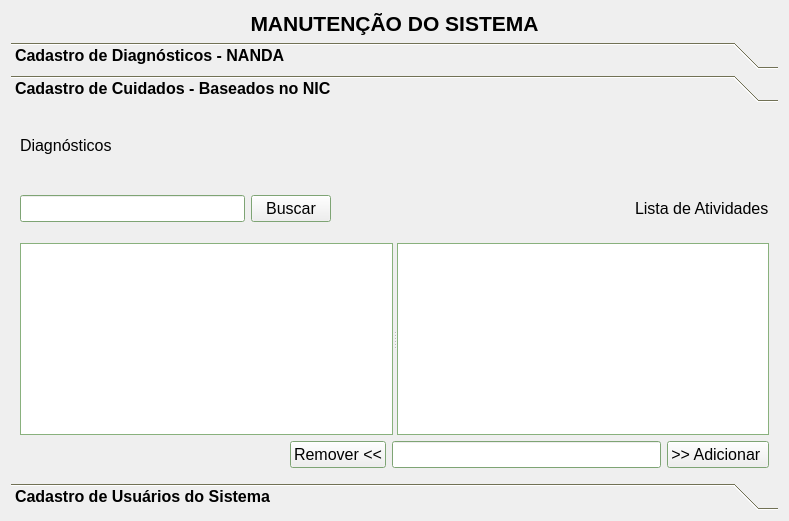
<?xml version="1.0" encoding="UTF-8"?>
<ui version="4.0">
 <class>Maintenance</class>
 <widget class="QWidget" name="Maintenance">
  <property name="geometry">
   <rect>
    <x>0</x>
    <y>0</y>
    <width>789</width>
    <height>521</height>
   </rect>
  </property>
  <property name="font">
   <font>
    <pointsize>12</pointsize>
   </font>
  </property>
  <property name="windowTitle">
   <string>Form</string>
  </property>
  <layout class="QGridLayout" name="gridLayout">
   <item row="0" column="0">
    <widget class="QLabel" name="label_manutencao_2">
     <property name="text">
      <string>&lt;!DOCTYPE HTML PUBLIC &quot;-//W3C//DTD HTML 4.0//EN&quot; &quot;http://www.w3.org/TR/REC-html40/strict.dtd&quot;&gt;
&lt;html&gt;&lt;head&gt;&lt;meta name=&quot;qrichtext&quot; content=&quot;1&quot; /&gt;&lt;style type=&quot;text/css&quot;&gt;
p, li { white-space: pre-wrap; }
&lt;/style&gt;&lt;/head&gt;&lt;body style=&quot; font-family:'MS Shell Dlg 2'; font-size:8.25pt; font-weight:400; font-style:normal;&quot;&gt;
&lt;p align=&quot;center&quot; style=&quot; margin-top:0px; margin-bottom:0px; margin-left:0px; margin-right:0px; -qt-block-indent:0; text-indent:0px;&quot;&gt;&lt;span style=&quot; font-family:'Droid Sans'; font-size:16pt; font-weight:600;&quot;&gt;MANUTENÇÃO DO SISTEMA&lt;/span&gt;&lt;/p&gt;&lt;/body&gt;&lt;/html&gt;</string>
     </property>
    </widget>
   </item>
   <item row="1" column="0">
    <widget class="QToolBox" name="toolBox_2">
     <property name="palette">
      <palette>
       <active>
        <colorrole role="Mid">
         <brush brushstyle="SolidPattern">
          <color alpha="255">
           <red>170</red>
           <green>170</green>
           <blue>127</blue>
          </color>
         </brush>
        </colorrole>
        <colorrole role="Base">
         <brush brushstyle="SolidPattern">
          <color alpha="255">
           <red>255</red>
           <green>255</green>
           <blue>255</blue>
          </color>
         </brush>
        </colorrole>
        <colorrole role="Window">
         <brush brushstyle="SolidPattern">
          <color alpha="255">
           <red>177</red>
           <green>230</green>
           <blue>162</blue>
          </color>
         </brush>
        </colorrole>
       </active>
       <inactive>
        <colorrole role="Mid">
         <brush brushstyle="SolidPattern">
          <color alpha="255">
           <red>170</red>
           <green>170</green>
           <blue>127</blue>
          </color>
         </brush>
        </colorrole>
        <colorrole role="Base">
         <brush brushstyle="SolidPattern">
          <color alpha="255">
           <red>255</red>
           <green>255</green>
           <blue>255</blue>
          </color>
         </brush>
        </colorrole>
        <colorrole role="Window">
         <brush brushstyle="SolidPattern">
          <color alpha="255">
           <red>177</red>
           <green>230</green>
           <blue>162</blue>
          </color>
         </brush>
        </colorrole>
       </inactive>
       <disabled>
        <colorrole role="Mid">
         <brush brushstyle="SolidPattern">
          <color alpha="255">
           <red>170</red>
           <green>170</green>
           <blue>127</blue>
          </color>
         </brush>
        </colorrole>
        <colorrole role="Base">
         <brush brushstyle="SolidPattern">
          <color alpha="255">
           <red>177</red>
           <green>230</green>
           <blue>162</blue>
          </color>
         </brush>
        </colorrole>
        <colorrole role="Window">
         <brush brushstyle="SolidPattern">
          <color alpha="255">
           <red>177</red>
           <green>230</green>
           <blue>162</blue>
          </color>
         </brush>
        </colorrole>
       </disabled>
      </palette>
     </property>
     <property name="font">
      <font>
       <pointsize>12</pointsize>
       <weight>75</weight>
       <bold>true</bold>
      </font>
     </property>
     <property name="layoutDirection">
      <enum>Qt::LeftToRight</enum>
     </property>
     <property name="autoFillBackground">
      <bool>false</bool>
     </property>
     <property name="currentIndex">
      <number>1</number>
     </property>
     <widget class="QWidget" name="page_16">
      <property name="geometry">
       <rect>
        <x>0</x>
        <y>0</y>
        <width>536</width>
        <height>342</height>
       </rect>
      </property>
      <attribute name="label">
       <string>Cadastro de Diagnósticos - NANDA</string>
      </attribute>
      <layout class="QGridLayout" name="gridLayout_2">
       <item row="0" column="0" colspan="2">
        <layout class="QHBoxLayout" name="horizontalLayout_134">
         <item>
          <widget class="QLabel" name="label">
           <property name="font">
            <font>
             <weight>50</weight>
             <bold>false</bold>
            </font>
           </property>
           <property name="text">
            <string>Filtro </string>
           </property>
          </widget>
         </item>
         <item>
          <widget class="QLineEdit" name="le_FiltroCadDiag"/>
         </item>
         <item>
          <spacer name="horizontalSpacer_13">
           <property name="orientation">
            <enum>Qt::Horizontal</enum>
           </property>
           <property name="sizeHint" stdset="0">
            <size>
             <width>40</width>
             <height>20</height>
            </size>
           </property>
          </spacer>
         </item>
         <item>
          <widget class="QLabel" name="label_cadastroDominio_2">
           <property name="font">
            <font>
             <weight>50</weight>
             <bold>false</bold>
            </font>
           </property>
           <property name="text">
            <string>Domínio</string>
           </property>
           <property name="buddy">
            <cstring>comboBox_14</cstring>
           </property>
          </widget>
         </item>
         <item>
          <widget class="QComboBox" name="cb_Dom_Diag">
           <property name="font">
            <font>
             <weight>50</weight>
             <bold>false</bold>
            </font>
           </property>
           <item>
            <property name="text">
             <string>1 - Promoção da Saúde</string>
            </property>
           </item>
           <item>
            <property name="text">
             <string>2 - Nutrição</string>
            </property>
           </item>
           <item>
            <property name="text">
             <string>3 - Eliminação e Troca</string>
            </property>
           </item>
           <item>
            <property name="text">
             <string>4 - Atividade-repouso</string>
            </property>
           </item>
           <item>
            <property name="text">
             <string>5 - Percepção-cognição</string>
            </property>
           </item>
           <item>
            <property name="text">
             <string>6 - Autopercepção</string>
            </property>
           </item>
           <item>
            <property name="text">
             <string>7 - Papéis e relacionamentos</string>
            </property>
           </item>
           <item>
            <property name="text">
             <string>8 - Sexualidade</string>
            </property>
           </item>
           <item>
            <property name="text">
             <string>9 - Enfrentamento-tolerância ao estresse</string>
            </property>
           </item>
           <item>
            <property name="text">
             <string>10 - Princípios da vida</string>
            </property>
           </item>
           <item>
            <property name="text">
             <string>11 - Segurança-proteção</string>
            </property>
           </item>
           <item>
            <property name="text">
             <string>12 - Conforto</string>
            </property>
           </item>
           <item>
            <property name="text">
             <string>13 - Crescimento-desenvolvimento</string>
            </property>
           </item>
          </widget>
         </item>
        </layout>
       </item>
       <item row="1" column="0" colspan="2">
        <layout class="QHBoxLayout" name="horizontalLayout_135">
         <item>
          <widget class="QLabel" name="label_nomeDiag_2">
           <property name="font">
            <font>
             <weight>50</weight>
             <bold>false</bold>
            </font>
           </property>
           <property name="text">
            <string>Título</string>
           </property>
           <property name="buddy">
            <cstring>lineEdit_nomeDiag</cstring>
           </property>
          </widget>
         </item>
         <item>
          <widget class="QLineEdit" name="le_nomeDiag"/>
         </item>
         <item>
          <widget class="QLabel" name="label_nroDiag_2">
           <property name="font">
            <font>
             <weight>50</weight>
             <bold>false</bold>
            </font>
           </property>
           <property name="text">
            <string>Cadastro</string>
           </property>
           <property name="buddy">
            <cstring>lineEdit_numeroDiag</cstring>
           </property>
          </widget>
         </item>
         <item>
          <widget class="QLineEdit" name="le_taxDiag">
           <property name="enabled">
            <bool>true</bool>
           </property>
           <property name="sizePolicy">
            <sizepolicy hsizetype="Minimum" vsizetype="Minimum">
             <horstretch>0</horstretch>
             <verstretch>0</verstretch>
            </sizepolicy>
           </property>
          </widget>
         </item>
         <item>
          <widget class="QLabel" name="label_2">
           <property name="font">
            <font>
             <weight>50</weight>
             <bold>false</bold>
            </font>
           </property>
           <property name="text">
            <string>Ano</string>
           </property>
          </widget>
         </item>
         <item>
          <widget class="QLineEdit" name="le_YearDiag">
           <property name="sizePolicy">
            <sizepolicy hsizetype="Minimum" vsizetype="Minimum">
             <horstretch>0</horstretch>
             <verstretch>0</verstretch>
            </sizepolicy>
           </property>
           <property name="placeholderText">
            <string>(                       )</string>
           </property>
          </widget>
         </item>
        </layout>
       </item>
       <item row="2" column="0" rowspan="2" colspan="2">
        <layout class="QHBoxLayout" name="horizontalLayout">
         <item>
          <widget class="QLabel" name="label_3">
           <property name="font">
            <font>
             <weight>50</weight>
             <bold>false</bold>
            </font>
           </property>
           <property name="text">
            <string>Definição</string>
           </property>
          </widget>
         </item>
         <item>
          <spacer name="horizontalSpacer">
           <property name="orientation">
            <enum>Qt::Horizontal</enum>
           </property>
           <property name="sizeHint" stdset="0">
            <size>
             <width>388</width>
             <height>20</height>
            </size>
           </property>
          </spacer>
         </item>
         <item>
          <widget class="QLabel" name="label_5">
           <property name="font">
            <font>
             <weight>50</weight>
             <bold>false</bold>
            </font>
           </property>
           <property name="text">
            <string>Características Definidoras</string>
           </property>
          </widget>
         </item>
        </layout>
       </item>
       <item row="3" column="1">
        <widget class="QLabel" name="label_4">
         <property name="text">
          <string/>
         </property>
        </widget>
       </item>
       <item row="4" column="0" colspan="2">
        <widget class="QSplitter" name="splitter">
         <property name="orientation">
          <enum>Qt::Horizontal</enum>
         </property>
         <widget class="QTextEdit" name="te_DiagDefinition">
          <property name="font">
           <font>
            <weight>50</weight>
            <bold>false</bold>
           </font>
          </property>
          <property name="html">
           <string>&lt;!DOCTYPE HTML PUBLIC &quot;-//W3C//DTD HTML 4.0//EN&quot; &quot;http://www.w3.org/TR/REC-html40/strict.dtd&quot;&gt;
&lt;html&gt;&lt;head&gt;&lt;meta name=&quot;qrichtext&quot; content=&quot;1&quot; /&gt;&lt;style type=&quot;text/css&quot;&gt;
p, li { white-space: pre-wrap; }
&lt;/style&gt;&lt;/head&gt;&lt;body style=&quot; font-family:'Droid Sans'; font-size:12pt; font-weight:400; font-style:normal;&quot;&gt;
&lt;p style=&quot;-qt-paragraph-type:empty; margin-top:0px; margin-bottom:0px; margin-left:0px; margin-right:0px; -qt-block-indent:0; text-indent:0px;&quot;&gt;&lt;/p&gt;&lt;/body&gt;&lt;/html&gt;</string>
          </property>
          <property name="overwriteMode">
           <bool>false</bool>
          </property>
         </widget>
         <widget class="QTextEdit" name="te_caractDef">
          <property name="font">
           <font>
            <weight>50</weight>
            <bold>false</bold>
           </font>
          </property>
          <property name="toolTip">
           <string>Características Definidoras</string>
          </property>
          <property name="inputMethodHints">
           <set>Qt::ImhNone</set>
          </property>
          <property name="lineWrapMode">
           <enum>QTextEdit::WidgetWidth</enum>
          </property>
          <property name="html">
           <string>&lt;!DOCTYPE HTML PUBLIC &quot;-//W3C//DTD HTML 4.0//EN&quot; &quot;http://www.w3.org/TR/REC-html40/strict.dtd&quot;&gt;
&lt;html&gt;&lt;head&gt;&lt;meta name=&quot;qrichtext&quot; content=&quot;1&quot; /&gt;&lt;style type=&quot;text/css&quot;&gt;
p, li { white-space: pre-wrap; }
&lt;/style&gt;&lt;/head&gt;&lt;body style=&quot; font-family:'Droid Sans'; font-size:12pt; font-weight:400; font-style:normal;&quot;&gt;
&lt;p style=&quot;-qt-paragraph-type:empty; margin-top:0px; margin-bottom:0px; margin-left:0px; margin-right:0px; -qt-block-indent:0; text-indent:0px;&quot;&gt;&lt;/p&gt;
&lt;p style=&quot;-qt-paragraph-type:empty; margin-top:0px; margin-bottom:0px; margin-left:0px; margin-right:0px; -qt-block-indent:0; text-indent:0px;&quot;&gt;&lt;/p&gt;
&lt;p style=&quot;-qt-paragraph-type:empty; margin-top:0px; margin-bottom:0px; margin-left:0px; margin-right:0px; -qt-block-indent:0; text-indent:0px;&quot;&gt;&lt;/p&gt;&lt;/body&gt;&lt;/html&gt;</string>
          </property>
         </widget>
        </widget>
       </item>
       <item row="5" column="0" colspan="2">
        <layout class="QHBoxLayout" name="horizontalLayout_2">
         <item>
          <widget class="QLabel" name="label_6">
           <property name="font">
            <font>
             <weight>50</weight>
             <bold>false</bold>
            </font>
           </property>
           <property name="text">
            <string>Fatores Relacionados</string>
           </property>
          </widget>
         </item>
         <item>
          <spacer name="horizontalSpacer_2">
           <property name="orientation">
            <enum>Qt::Horizontal</enum>
           </property>
           <property name="sizeHint" stdset="0">
            <size>
             <width>568</width>
             <height>20</height>
            </size>
           </property>
          </spacer>
         </item>
        </layout>
       </item>
       <item row="6" column="0" colspan="2">
        <widget class="QTextEdit" name="te_Rfactor">
         <property name="toolTip">
          <string>Fatores Relacionados</string>
         </property>
         <property name="html">
          <string>&lt;!DOCTYPE HTML PUBLIC &quot;-//W3C//DTD HTML 4.0//EN&quot; &quot;http://www.w3.org/TR/REC-html40/strict.dtd&quot;&gt;
&lt;html&gt;&lt;head&gt;&lt;meta name=&quot;qrichtext&quot; content=&quot;1&quot; /&gt;&lt;style type=&quot;text/css&quot;&gt;
p, li { white-space: pre-wrap; }
&lt;/style&gt;&lt;/head&gt;&lt;body style=&quot; font-family:'Droid Sans'; font-size:12pt; font-weight:600; font-style:normal;&quot;&gt;
&lt;p style=&quot;-qt-paragraph-type:empty; margin-top:0px; margin-bottom:0px; margin-left:0px; margin-right:0px; -qt-block-indent:0; text-indent:0px;&quot;&gt;&lt;/p&gt;&lt;/body&gt;&lt;/html&gt;</string>
         </property>
        </widget>
       </item>
       <item row="7" column="0">
        <layout class="QHBoxLayout" name="horizontalLayout_136">
         <item>
          <spacer name="horizontalSpacer_8">
           <property name="orientation">
            <enum>Qt::Horizontal</enum>
           </property>
           <property name="sizeHint" stdset="0">
            <size>
             <width>40</width>
             <height>20</height>
            </size>
           </property>
          </spacer>
         </item>
         <item>
          <widget class="QPushButton" name="pb_SalvarDiag">
           <property name="font">
            <font>
             <weight>50</weight>
             <bold>false</bold>
            </font>
           </property>
           <property name="text">
            <string>Salvar Diagnóstico</string>
           </property>
          </widget>
         </item>
        </layout>
       </item>
      </layout>
     </widget>
     <widget class="QWidget" name="page_18">
      <property name="geometry">
       <rect>
        <x>0</x>
        <y>0</y>
        <width>771</width>
        <height>372</height>
       </rect>
      </property>
      <attribute name="label">
       <string>Cadastro de Cuidados - Baseados no NIC</string>
      </attribute>
      <layout class="QGridLayout" name="gridLayout_4">
       <item row="0" column="0">
        <layout class="QVBoxLayout" name="verticalLayout_3">
         <item>
          <layout class="QHBoxLayout" name="horizontalLayout_9">
           <item>
            <widget class="QLabel" name="label_atividadesNic_2">
             <property name="font">
              <font>
               <weight>50</weight>
               <bold>false</bold>
              </font>
             </property>
             <property name="statusTip">
              <string/>
             </property>
             <property name="layoutDirection">
              <enum>Qt::LeftToRight</enum>
             </property>
             <property name="text">
              <string>Diagnósticos</string>
             </property>
             <property name="buddy">
              <cstring>lineEdit_atividadesNIc</cstring>
             </property>
            </widget>
           </item>
           <item>
            <spacer name="horizontalSpacer_12">
             <property name="orientation">
              <enum>Qt::Horizontal</enum>
             </property>
             <property name="sizeHint" stdset="0">
              <size>
               <width>458</width>
               <height>20</height>
              </size>
             </property>
            </spacer>
           </item>
          </layout>
         </item>
         <item>
          <layout class="QHBoxLayout" name="horizontalLayout_8">
           <item>
            <widget class="QLineEdit" name="le_FILTER_DIAGonNIC"/>
           </item>
           <item>
            <widget class="QPushButton" name="pb_SEARCH_DIAGonNIC">
             <property name="font">
              <font>
               <weight>50</weight>
               <bold>false</bold>
              </font>
             </property>
             <property name="text">
              <string>Buscar</string>
             </property>
            </widget>
           </item>
           <item>
            <spacer name="horizontalSpacer_14">
             <property name="orientation">
              <enum>Qt::Horizontal</enum>
             </property>
             <property name="sizeHint" stdset="0">
              <size>
               <width>298</width>
               <height>28</height>
              </size>
             </property>
            </spacer>
           </item>
           <item>
            <widget class="QLabel" name="label_10">
             <property name="font">
              <font>
               <weight>50</weight>
               <bold>false</bold>
              </font>
             </property>
             <property name="text">
              <string>Lista de Atividades</string>
             </property>
            </widget>
           </item>
          </layout>
         </item>
        </layout>
       </item>
       <item row="1" column="0">
        <layout class="QVBoxLayout" name="verticalLayout_4">
         <item>
          <widget class="QSplitter" name="splitter_2">
           <property name="orientation">
            <enum>Qt::Horizontal</enum>
           </property>
           <widget class="QListWidget" name="lw_DiagNIC"/>
           <widget class="QListWidget" name="lw_AtivityOnNIC">
            <property name="layoutDirection">
             <enum>Qt::LeftToRight</enum>
            </property>
           </widget>
          </widget>
         </item>
         <item>
          <layout class="QHBoxLayout" name="horizontalLayout_7">
           <item>
            <spacer name="horizontalSpacer_9">
             <property name="orientation">
              <enum>Qt::Horizontal</enum>
             </property>
             <property name="sizeHint" stdset="0">
              <size>
               <width>40</width>
               <height>20</height>
              </size>
             </property>
            </spacer>
           </item>
           <item>
            <widget class="QPushButton" name="pb_NICRemove">
             <property name="font">
              <font>
               <weight>50</weight>
               <bold>false</bold>
              </font>
             </property>
             <property name="text">
              <string>Remover &lt;&lt;</string>
             </property>
            </widget>
           </item>
           <item>
            <widget class="QLineEdit" name="le_NIC_register"/>
           </item>
           <item>
            <widget class="QPushButton" name="pb_NICSAVE">
             <property name="font">
              <font>
               <weight>50</weight>
               <bold>false</bold>
              </font>
             </property>
             <property name="text">
              <string>&gt;&gt; Adicionar </string>
             </property>
            </widget>
           </item>
          </layout>
         </item>
        </layout>
       </item>
      </layout>
     </widget>
     <widget class="QWidget" name="page_19">
      <property name="geometry">
       <rect>
        <x>0</x>
        <y>0</y>
        <width>591</width>
        <height>375</height>
       </rect>
      </property>
      <attribute name="label">
       <string>Cadastro de Usuários do Sistema</string>
      </attribute>
      <layout class="QGridLayout" name="gridLayout_3">
       <item row="0" column="0" colspan="5">
        <layout class="QHBoxLayout" name="horizontalLayout_3">
         <item>
          <layout class="QHBoxLayout" name="horizontalLayout_151">
           <item>
            <widget class="QLabel" name="label_nomeUser_2">
             <property name="font">
              <font>
               <weight>50</weight>
               <bold>false</bold>
              </font>
             </property>
             <property name="text">
              <string>Nome</string>
             </property>
            </widget>
           </item>
           <item>
            <widget class="QLineEdit" name="le_userName"/>
           </item>
          </layout>
         </item>
         <item>
          <layout class="QHBoxLayout" name="horizontalLayout_153">
           <item>
            <widget class="QLabel" name="label_dataNascUser_2">
             <property name="font">
              <font>
               <weight>50</weight>
               <bold>false</bold>
              </font>
             </property>
             <property name="text">
              <string>Data Nasc</string>
             </property>
            </widget>
           </item>
           <item>
            <widget class="QDateEdit" name="dateEdit_user">
             <property name="displayFormat">
              <string>dd/MM/yyyy</string>
             </property>
            </widget>
           </item>
          </layout>
         </item>
        </layout>
       </item>
       <item row="0" column="8" rowspan="9">
        <layout class="QVBoxLayout" name="verticalLayout">
         <item>
          <layout class="QHBoxLayout" name="horizontalLayout_4">
           <item>
            <widget class="QLabel" name="label_8">
             <property name="text">
              <string>Usuários</string>
             </property>
            </widget>
           </item>
           <item>
            <spacer name="horizontalSpacer_5">
             <property name="orientation">
              <enum>Qt::Horizontal</enum>
             </property>
             <property name="sizeHint" stdset="0">
              <size>
               <width>40</width>
               <height>20</height>
              </size>
             </property>
            </spacer>
           </item>
          </layout>
         </item>
         <item>
          <widget class="QListWidget" name="listWidget"/>
         </item>
         <item>
          <spacer name="verticalSpacer">
           <property name="orientation">
            <enum>Qt::Vertical</enum>
           </property>
           <property name="sizeHint" stdset="0">
            <size>
             <width>20</width>
             <height>40</height>
            </size>
           </property>
          </spacer>
         </item>
        </layout>
       </item>
       <item row="1" column="0">
        <layout class="QHBoxLayout" name="horizontalLayout_152">
         <item>
          <widget class="QLabel" name="label_tipoUser_2">
           <property name="font">
            <font>
             <weight>50</weight>
             <bold>false</bold>
            </font>
           </property>
           <property name="text">
            <string>Tipo</string>
           </property>
          </widget>
         </item>
         <item>
          <widget class="QComboBox" name="cb_userType"/>
         </item>
        </layout>
       </item>
       <item row="1" column="1" colspan="5">
        <layout class="QHBoxLayout" name="horizontalLayout_155">
         <item>
          <widget class="QLabel" name="label_emailUser_2">
           <property name="font">
            <font>
             <weight>50</weight>
             <bold>false</bold>
            </font>
           </property>
           <property name="text">
            <string>e-mail</string>
           </property>
          </widget>
         </item>
         <item>
          <widget class="QLineEdit" name="le_emailUser"/>
         </item>
        </layout>
       </item>
       <item row="2" column="0" colspan="8">
        <layout class="QHBoxLayout" name="horizontalLayout_154">
         <item>
          <widget class="QLabel" name="label_corenUser_2">
           <property name="font">
            <font>
             <weight>50</weight>
             <bold>false</bold>
            </font>
           </property>
           <property name="text">
            <string>COREN</string>
           </property>
          </widget>
         </item>
         <item>
          <widget class="QLineEdit" name="le_coren"/>
         </item>
         <item>
          <spacer name="horizontalSpacer_11">
           <property name="orientation">
            <enum>Qt::Horizontal</enum>
           </property>
           <property name="sizeHint" stdset="0">
            <size>
             <width>40</width>
             <height>20</height>
            </size>
           </property>
          </spacer>
         </item>
        </layout>
       </item>
       <item row="3" column="0" colspan="3">
        <layout class="QHBoxLayout" name="horizontalLayout_144">
         <item>
          <widget class="QLabel" name="label_usuario_2">
           <property name="font">
            <font>
             <weight>50</weight>
             <bold>false</bold>
            </font>
           </property>
           <property name="text">
            <string>Usuário</string>
           </property>
          </widget>
         </item>
         <item>
          <widget class="QLineEdit" name="le_userLOG"/>
         </item>
        </layout>
       </item>
       <item row="3" column="3" colspan="2">
        <layout class="QHBoxLayout" name="horizontalLayout_5">
         <item>
          <widget class="QLabel" name="label_senhaUser_2">
           <property name="font">
            <font>
             <weight>50</weight>
             <bold>false</bold>
            </font>
           </property>
           <property name="text">
            <string>Senha</string>
           </property>
          </widget>
         </item>
         <item>
          <widget class="QLineEdit" name="le_passW"/>
         </item>
        </layout>
       </item>
       <item row="3" column="5" colspan="3">
        <spacer name="horizontalSpacer_4">
         <property name="orientation">
          <enum>Qt::Horizontal</enum>
         </property>
         <property name="sizeHint" stdset="0">
          <size>
           <width>71</width>
           <height>28</height>
          </size>
         </property>
        </spacer>
       </item>
       <item row="4" column="0" colspan="8">
        <layout class="QHBoxLayout" name="horizontalLayout_142">
         <item>
          <widget class="QLabel" name="label_telefonesUser_2">
           <property name="font">
            <font>
             <pointsize>12</pointsize>
             <weight>50</weight>
             <bold>false</bold>
            </font>
           </property>
           <property name="text">
            <string>Telefones</string>
           </property>
          </widget>
         </item>
         <item>
          <widget class="QLineEdit" name="le_rTEL">
           <property name="toolTip">
            <string>Residencial</string>
           </property>
           <property name="whatsThis">
            <string/>
           </property>
           <property name="inputMethodHints">
            <set>Qt::ImhFormattedNumbersOnly</set>
           </property>
           <property name="inputMask">
            <string/>
           </property>
           <property name="text">
            <string/>
           </property>
           <property name="placeholderText">
            <string>Residencial</string>
           </property>
          </widget>
         </item>
         <item>
          <widget class="QLineEdit" name="le_Cell">
           <property name="toolTip">
            <string>Celular</string>
           </property>
           <property name="text">
            <string/>
           </property>
           <property name="placeholderText">
            <string>Celular</string>
           </property>
          </widget>
         </item>
         <item>
          <spacer name="horizontalSpacer_3">
           <property name="orientation">
            <enum>Qt::Horizontal</enum>
           </property>
           <property name="sizeHint" stdset="0">
            <size>
             <width>40</width>
             <height>20</height>
            </size>
           </property>
          </spacer>
         </item>
        </layout>
       </item>
       <item row="5" column="0" colspan="8">
        <layout class="QHBoxLayout" name="horizontalLayout_6">
         <item>
          <widget class="QLabel" name="label_9">
           <property name="font">
            <font>
             <weight>50</weight>
             <bold>false</bold>
            </font>
           </property>
           <property name="text">
            <string>Endereço</string>
           </property>
          </widget>
         </item>
         <item>
          <spacer name="horizontalSpacer_7">
           <property name="orientation">
            <enum>Qt::Horizontal</enum>
           </property>
           <property name="sizeHint" stdset="0">
            <size>
             <width>40</width>
             <height>20</height>
            </size>
           </property>
          </spacer>
         </item>
        </layout>
       </item>
       <item row="6" column="0" rowspan="2" colspan="3">
        <layout class="QHBoxLayout" name="horizontalLayout_145">
         <item>
          <widget class="QLabel" name="label_ruaUser_2">
           <property name="font">
            <font>
             <weight>50</weight>
             <bold>false</bold>
            </font>
           </property>
           <property name="text">
            <string>Rua</string>
           </property>
          </widget>
         </item>
         <item>
          <widget class="QLineEdit" name="le_streetUser"/>
         </item>
        </layout>
       </item>
       <item row="6" column="4" rowspan="3" colspan="3">
        <layout class="QVBoxLayout" name="verticalLayout_2">
         <item>
          <layout class="QHBoxLayout" name="horizontalLayout_147">
           <item>
            <widget class="QLabel" name="label_nmeroEndUser_2">
             <property name="font">
              <font>
               <weight>50</weight>
               <bold>false</bold>
              </font>
             </property>
             <property name="text">
              <string>Nº</string>
             </property>
            </widget>
           </item>
           <item>
            <widget class="QLineEdit" name="le_NumStreet"/>
           </item>
          </layout>
         </item>
         <item>
          <layout class="QHBoxLayout" name="horizontalLayout_148">
           <item>
            <widget class="QLabel" name="label_ufUser_2">
             <property name="font">
              <font>
               <weight>50</weight>
               <bold>false</bold>
              </font>
             </property>
             <property name="text">
              <string>UF</string>
             </property>
            </widget>
           </item>
           <item>
            <widget class="QComboBox" name="cb_UF"/>
           </item>
          </layout>
         </item>
        </layout>
       </item>
       <item row="7" column="7" rowspan="2">
        <spacer name="horizontalSpacer_6">
         <property name="orientation">
          <enum>Qt::Horizontal</enum>
         </property>
         <property name="sizeHint" stdset="0">
          <size>
           <width>53</width>
           <height>29</height>
          </size>
         </property>
        </spacer>
       </item>
       <item row="8" column="0" colspan="2">
        <layout class="QHBoxLayout" name="horizontalLayout_146">
         <item>
          <widget class="QLabel" name="label_cepUser_2">
           <property name="font">
            <font>
             <weight>50</weight>
             <bold>false</bold>
            </font>
           </property>
           <property name="text">
            <string>CEP</string>
           </property>
          </widget>
         </item>
         <item>
          <widget class="QLineEdit" name="le_CEP"/>
         </item>
        </layout>
       </item>
       <item row="8" column="2" colspan="2">
        <layout class="QHBoxLayout" name="horizontalLayout_150">
         <item>
          <widget class="QLabel" name="label_cidadeUser_2">
           <property name="font">
            <font>
             <weight>50</weight>
             <bold>false</bold>
            </font>
           </property>
           <property name="text">
            <string>Cidade</string>
           </property>
          </widget>
         </item>
         <item>
          <widget class="QLineEdit" name="le_cityUser"/>
         </item>
        </layout>
       </item>
       <item row="9" column="0" colspan="5">
        <layout class="QHBoxLayout" name="horizontalLayout_149">
         <item>
          <widget class="QLabel" name="label_bairroUser_2">
           <property name="font">
            <font>
             <weight>50</weight>
             <bold>false</bold>
            </font>
           </property>
           <property name="text">
            <string>Bairro</string>
           </property>
          </widget>
         </item>
         <item>
          <widget class="QLineEdit" name="le_blockUser"/>
         </item>
         <item>
          <widget class="QLabel" name="label_7">
           <property name="font">
            <font>
             <weight>50</weight>
             <bold>false</bold>
            </font>
           </property>
           <property name="text">
            <string>País</string>
           </property>
          </widget>
         </item>
         <item>
          <widget class="QLineEdit" name="le_userCountry"/>
         </item>
        </layout>
       </item>
       <item row="10" column="2">
        <spacer name="verticalSpacer_2">
         <property name="orientation">
          <enum>Qt::Vertical</enum>
         </property>
         <property name="sizeHint" stdset="0">
          <size>
           <width>20</width>
           <height>26</height>
          </size>
         </property>
        </spacer>
       </item>
       <item row="10" column="6" colspan="3">
        <layout class="QHBoxLayout" name="horizontalLayout_156">
         <item>
          <spacer name="horizontalSpacer_10">
           <property name="orientation">
            <enum>Qt::Horizontal</enum>
           </property>
           <property name="sizeHint" stdset="0">
            <size>
             <width>40</width>
             <height>20</height>
            </size>
           </property>
          </spacer>
         </item>
         <item>
          <widget class="QPushButton" name="pb_UserSAVE">
           <property name="font">
            <font>
             <weight>50</weight>
             <bold>false</bold>
            </font>
           </property>
           <property name="text">
            <string>Cadastrar</string>
           </property>
          </widget>
         </item>
         <item>
          <widget class="QPushButton" name="pb_cleanUserReg">
           <property name="font">
            <font>
             <weight>50</weight>
             <bold>false</bold>
            </font>
           </property>
           <property name="text">
            <string>Limpar</string>
           </property>
          </widget>
         </item>
        </layout>
       </item>
       <item row="9" column="8">
        <spacer name="verticalSpacer_3">
         <property name="orientation">
          <enum>Qt::Vertical</enum>
         </property>
         <property name="sizeHint" stdset="0">
          <size>
           <width>20</width>
           <height>40</height>
          </size>
         </property>
        </spacer>
       </item>
      </layout>
     </widget>
    </widget>
   </item>
  </layout>
 </widget>
 <resources/>
 <connections/>
</ui>
